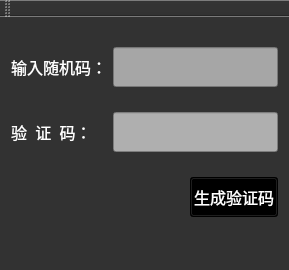
<?xml version="1.0" encoding="UTF-8"?>
<ui version="4.0">
 <class>MainWindow</class>
 <widget class="QMainWindow" name="MainWindow">
  <property name="geometry">
   <rect>
    <x>0</x>
    <y>0</y>
    <width>289</width>
    <height>270</height>
   </rect>
  </property>
  <property name="windowTitle">
   <string>验证码生成工具（厂家）</string>
  </property>
  <property name="styleSheet">
   <string notr="true">color: rgb(255, 255, 255);
background-color: rgb(50, 50, 50);</string>
  </property>
  <widget class="QWidget" name="centralWidget">
   <layout class="QGridLayout" name="gridLayout">
    <item row="0" column="0">
     <widget class="QLabel" name="label">
      <property name="minimumSize">
       <size>
        <width>0</width>
        <height>40</height>
       </size>
      </property>
      <property name="font">
       <font>
        <family>Agency FB</family>
        <pointsize>12</pointsize>
       </font>
      </property>
      <property name="text">
       <string>输入随机码：</string>
      </property>
     </widget>
    </item>
    <item row="0" column="1" colspan="2">
     <widget class="QLineEdit" name="txtPNCode">
      <property name="minimumSize">
       <size>
        <width>0</width>
        <height>40</height>
       </size>
      </property>
      <property name="styleSheet">
       <string notr="true">background-color: rgb(166, 166, 166);
color: rgb(16, 71, 249);
font: 75 12pt &quot;Agency FB&quot;;</string>
      </property>
     </widget>
    </item>
    <item row="1" column="0">
     <widget class="QLabel" name="label_2">
      <property name="minimumSize">
       <size>
        <width>0</width>
        <height>40</height>
       </size>
      </property>
      <property name="font">
       <font>
        <family>Agency FB</family>
        <pointsize>12</pointsize>
       </font>
      </property>
      <property name="text">
       <string>验  证  码：</string>
      </property>
     </widget>
    </item>
    <item row="1" column="1" colspan="2">
     <widget class="QLineEdit" name="txtVerifyCode">
      <property name="minimumSize">
       <size>
        <width>0</width>
        <height>40</height>
       </size>
      </property>
      <property name="styleSheet">
       <string notr="true">border-color: rgb(100, 100, 100);
color: rgb(17, 69, 238);
background-color: rgb(175, 175, 175);
font: 75 12pt &quot;Agency FB&quot;;</string>
      </property>
     </widget>
    </item>
    <item row="2" column="0" colspan="2">
     <spacer name="horizontalSpacer">
      <property name="orientation">
       <enum>Qt::Horizontal</enum>
      </property>
      <property name="sizeHint" stdset="0">
       <size>
        <width>148</width>
        <height>20</height>
       </size>
      </property>
     </spacer>
    </item>
    <item row="2" column="2">
     <widget class="QPushButton" name="btn_verifyCode">
      <property name="minimumSize">
       <size>
        <width>0</width>
        <height>40</height>
       </size>
      </property>
      <property name="font">
       <font>
        <family>Agency FB</family>
        <pointsize>12</pointsize>
       </font>
      </property>
      <property name="styleSheet">
       <string notr="true">background-color: rgb(0, 0, 0);
color: rgb(255, 255, 255);</string>
      </property>
      <property name="text">
       <string>生成验证码</string>
      </property>
     </widget>
    </item>
   </layout>
  </widget>
  <widget class="QMenuBar" name="menuBar">
   <property name="geometry">
    <rect>
     <x>0</x>
     <y>0</y>
     <width>289</width>
     <height>26</height>
    </rect>
   </property>
  </widget>
  <widget class="QToolBar" name="mainToolBar">
   <attribute name="toolBarArea">
    <enum>TopToolBarArea</enum>
   </attribute>
   <attribute name="toolBarBreak">
    <bool>false</bool>
   </attribute>
  </widget>
  <widget class="QStatusBar" name="statusBar"/>
 </widget>
 <layoutdefault spacing="6" margin="11"/>
 <resources/>
 <connections/>
</ui>
